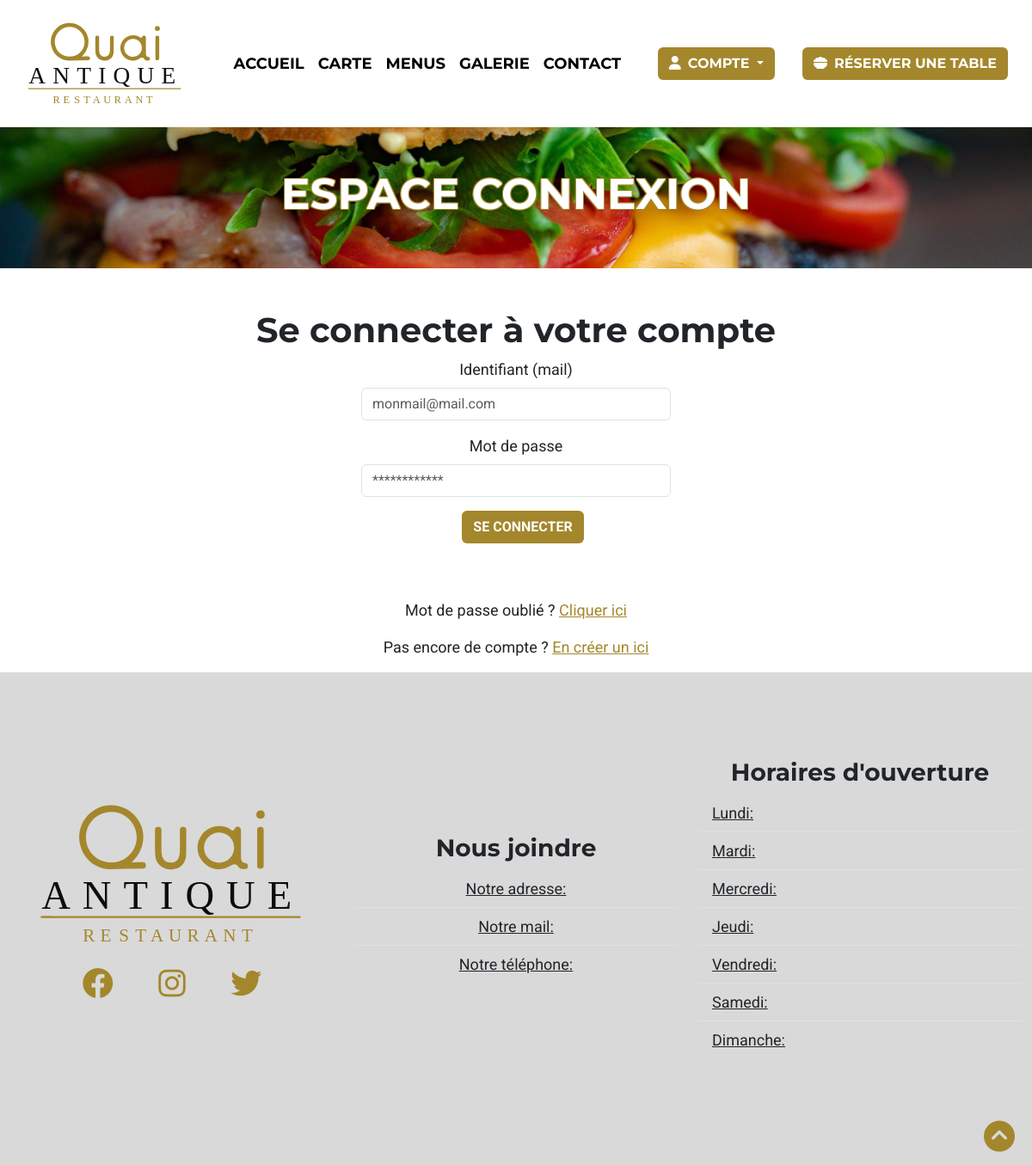
Page /Espaceconnexion.php on the earlier database version.
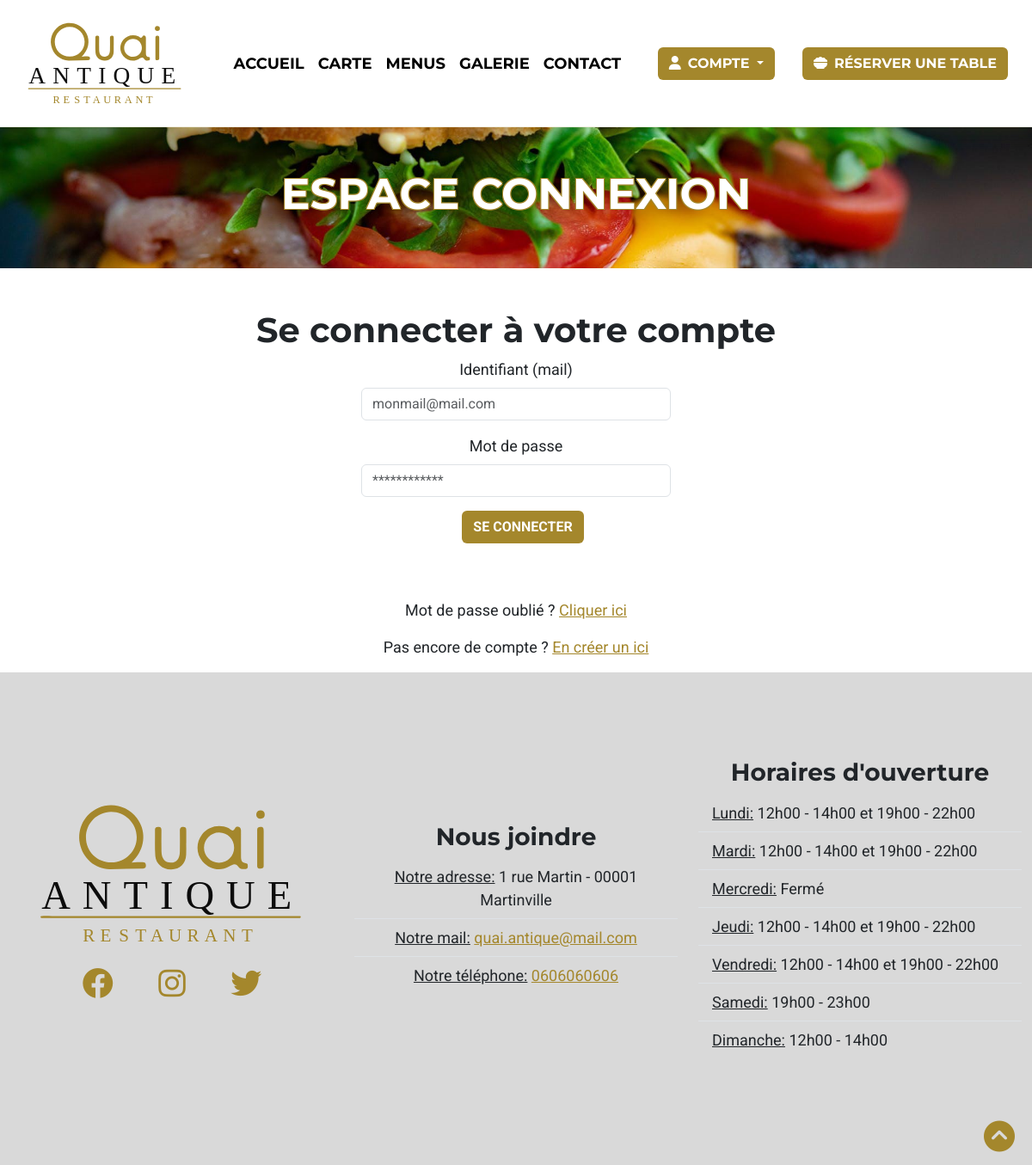
Same page on the later database version.
### tables this page shows
CREATE TABLE website_setting
(
  setting_id INT(3) NOT NULL AUTO_INCREMENT PRIMARY KEY,
  setting_restaurant_name VARCHAR(255) NOT NULL,
  setting_restaurant_mail VARCHAR(255) NOT NULL,
  setting_restaurant_phone VARCHAR(255) NOT NULL,
  setting_restaurant_address VARCHAR(255) NOT NULL,
  setting_restaurant_monday_hours VARCHAR(255) NOT NULL,
  setting_restaurant_tuesday_hours VARCHAR(255) NOT NULL,
  setting_restaurant_wednesday_hours VARCHAR(255) NOT NULL,
  setting_restaurant_thursday_hours VARCHAR(255) NOT NULL,
  setting_restaurant_friday_hours VARCHAR(255) NOT NULL,
  setting_restaurant_saturday_hours VARCHAR(255) NOT NULL,
  setting_restaurant_sunday_hours VARCHAR(255) NOT NULL,
  setting_restaurant_nbcustomers INT(3) NOT NULL
);

### Espaceconnexion.php (called while the page is built, shortened)
<?php
include('./Database/connexion.php');
include('./Conf/Template/Website-head-html.php');
include('./Conf/Template/Website-navbar.php');
include('./Page/Espaceconnexion-content.php');
include('./Conf/Template/Website-footer-html.php');
include('./Conf/Template/Website-end-html.php');

### Conf/Template/Website-footer-html.php (the view, shortened to what this page needs)
<?php
$statement_website_setting = $pdo->prepare("SELECT * FROM website_setting");
$statement_website_setting->execute();
$website_setting_footer = $statement_website_setting->fetch();
?>
</main>
<section class="widget_section" style="background-color: #D9D9D9;padding: 100px 0;" id="sectioncontact">
  <footer>
    <div class="container-fluid">
      <div class="row d-flex justify-content-around align-items-center">
        <div class="col-lg-4 col-md-6 mb-4 text-center">
          <img src="./Picture/Logo.svg" alt="Logo Quai Antique" class="logo-footer mb-4">
          <ul class="list-inline">
            <li class="list-inline-item mx-4"><a href="#" data-bs-toggle="tooltip" data-bs-placement="bottom" data-bs-title="Facebook"><i class="fa-brands fa-facebook fa-2x"></i></a></li>
            <li class="list-inline-item mx-4"><a href="#" data-bs-toggle="tooltip" data-bs-placement="bottom" data-bs-title="Instagram"><i class="fa-brands fa-instagram fa-2x"></i></a></li>
            <li class="list-inline-item mx-4"><a href="#" data-bs-toggle="tooltip" data-bs-placement="bottom" data-bs-title="Twitter"><i class="fa-brands fa-twitter fa-2x"></i></a></li>
          </ul>
        </div>
        <div class="col-lg-4 col-md-6 mb-4 text-center">
          <h3 style="font-family: Montserrat, sans-serif; font-weight: bold;">Nous joindre</h3>
          <ul class="list-group list-group-flush">
            <li class="list-group-item" style="background:rgba(0,0,0,0);">
              <span class="underline-text">Notre adresse:</span>
              <?php echo $website_setting_footer['setting_restaurant_address']; ?>
            </li>
            <li class="list-group-item" style="background:rgba(0,0,0,0);">
              <span class="underline-text">Notre mail:</span>
              <a class="custom-link" href="mailto:<?php echo $website_setting_footer['setting_restaurant_mail']; ?>">
                <?php echo $website_setting_footer['setting_restaurant_mail']; ?>
              </a>
            </li>
            <li class="list-group-item" style="background:rgba(0,0,0,0);">
              <span class="underline-text">Notre téléphone:</span>
              <a class="custom-link" href="tel:<?php echo $website_setting_footer['setting_restaurant_phone']; ?>">
                <?php echo $website_setting_footer['setting_restaurant_phone']; ?>
              </a>
            </li>
          </ul>
        </div>
        <div class="col-lg-4 col-md-6 mb-4">
          <h3 style="font-family: Montserrat, sans-serif; font-weight: bold;" class="text-center">Horaires d'ouverture
          </h3>
          <ul class="list-group list-group-flush text-sm-center text-lg-start">
            <li class="list-group-item" style="background:rgba(0,0,0,0);"><span class="underline-text">Lundi:</span>
              <?php echo $website_setting_footer['setting_restaurant_monday_hours']; ?></li>
            <li class="list-group-item" style="background:rgba(0,0,0,0);"><span class="underline-text">Mardi:</span>
              <?php echo $website_setting_footer['setting_restaurant_tuesday_hours']; ?></li>
            <li class="list-group-item" style="background:rgba(0,0,0,0);"><span class="underline-text">Mercredi:</span>
              <?php echo $website_setting_footer['setting_restaurant_wednesday_hours']; ?></li>
            <li class="list-group-item" style="background:rgba(0,0,0,0);"><span class="underline-text">Jeudi:</span>
              <?php echo $website_setting_footer['setting_restaurant_thursday_hours']; ?></li>
            <li class="list-group-item" style="background:rgba(0,0,0,0);"><span class="underline-text">Vendredi:</span>
              <?php echo $website_setting_footer['setting_restaurant_friday_hours']; ?></li>
            <li class="list-group-item" style="background:rgba(0,0,0,0);"><span class="underline-text">Samedi:</span>
              <?php echo $website_setting_footer['setting_restaurant_saturday_hours']; ?></li>
            <li class="list-group-item" style="background:rgba(0,0,0,0);"><span class="underline-text">Dimanche:</span>
              <?php echo $website_setting_footer['setting_restaurant_sunday_hours']; ?></li>
          </ul>
        </div>
      </div>
    </div>
  </footer>
</section>

### Conf/Template/Website-head-html.php (shortened to what this page needs)
<!DOCTYPE html>
<html lang="en">
<head>
  <link rel="stylesheet" type="text/css" href="./Design/CSS/bootstrap.min.css">
  <link rel="stylesheet" type="text/css" href="./Design/Font/css/all.min.css">
  <link rel="stylesheet" type="text/css" href="./Design/CSS/website.css">
</head>
<body>

### Conf/Template/Website-navbar.php (shortened to what this page needs)
<header class="sticky-top" style="background-color: white;">
  <nav class="navbar navbar-expand-lg bd-navbar">
    <div class="container-fluid">
      <a class="navbar-brand p-0 me-0 me-lg-2 my-4" href="index.php">
        <img src="./Picture/Logo.svg" alt="Logo Quai Antique" class="navbar-logo" />
      </a>
      <div class="offcanvas offcanvas-end d-lg-flex" tabindex="-1" id="offcanvasNavbar"
        aria-labelledby="offcanvasNavbarLabel">
        <div class="offcanvas-body justify-content-around">
          <ul class="navbar-nav">
            <li class="nav-item">
              <a class="nav-link" href="#">Accueil</a>
            </li>
            <li class="nav-item">
              <a class="nav-link" href="#sectioncarte">Carte</a>
            </li>
            <li class="nav-item">
              <a class="nav-link" href="#sectionmenu">Menus</a>
            </li>
            <li class="nav-item">
              <a class="nav-link" href="#sectiongalerie">Galerie</a>
            </li>
            <li class="nav-item">
              <a class="nav-link" href="#sectioncontact">Contact</a>
            </li>
          </ul>
        </div>
      </div>
      <div class="dropdown m-3">
        <button class="btn reserve-btn dropdown-toggle" type="button" data-bs-toggle="dropdown" aria-expanded="false">
          <i class="fa-solid fa-user pe-2"></i>COMPTE
        </button>
      </div>
      <div class="m-3">
        <a href="./Reserve-table.php" class="btn reserve-btn"><i class="fa-solid fa-bowl-food pe-2"></i>Réserver une
          table</a>
      </div>
    </div>
  </nav>
</header>
<div class="scroll_to_top">
  <a href="#"><i class="fa-sharp fa-solid fa-circle-chevron-up fa-2xl"></i></a>
</div>
<main>

### Page/Espaceconnexion-content.php (shortened to what this page needs)
<section style="
    background: url(./Picture/Burger-zoom.jpeg);
    background-position: center;
    background-repeat: no-repeat;
    background-size: cover;">
  <div class="text-center py-5">
    <h1
      style="font-size: 50px; color: white; text-transform: uppercase; paint-order: stroke fill; stroke-color: #a4872c; stroke-width: 5px; text-shadow: -1px -1px 0 #a4872c, 1px -1px 0 #a4872c, -1px 1px 0 #a4872c, 1px 1px 0 #a4872c;">
      Espace connexion
    </h1>
  </div>
</section>
<section class="connect_compte_section p-5">
  <div class="container-fluid text-center">
    <h1>Se connecter à votre compte</h1>
    <form method="POST" id="formconnect" class="needs-validation" action="Espaceconnexion.php"
      enctype="multipart/form-data" novalidate>
      <div class="row col-sm-4 mx-auto" style="margin-bottom: 1rem;">
        <label for="connect_email" class="form-label">Identifiant (mail)</label>
        <input type="email" class="form-control" pattern="(\w+\.?|-?\w+?)+@\w+\.?-?\w+?(\.\w{2,3})+"
          value="<?php echo (isset($_POST['connect_email'])) ? htmlspecialchars($_POST['connect_email']) : '' ?>"
          placeholder="monmail@mail.com" name="connect_email" id="connect_email" required>
      </div>
      <div class="row col-sm-4 mx-auto" style="margin-bottom: 1rem;">
        <label for="connect_password" class="form-label">
          Mot de passe
        </label>
        <input type="password" class="form-control"
          pattern="^(?=.*\d)(?=.*[A-Z])(?=.*[a-z])(?=.*[^\w\d\s:])([^\s]){8,16}$"
          value="<?php echo (isset($_POST['connect_password'])) ? htmlspecialchars($_POST['connect_password']) : '' ?>"
          placeholder="************" name="connect_password" id="connect_password" required>
      </div>
      <div style="margin-bottom: 1rem;">
        <button type="submit" name="submit_connect_form" class="btn reserve-btn ms-3"
          style="text-transform: uppercase;">
          Se connecter
        </button>
      </div>
    </form>
  </div>
</section>
<section>
  <div class="container-fluid text-center">
    <p>Mot de passe oublié ?
      <a class="links" href="#">Cliquer ici</a>
    </p>
    <p>Pas encore de compte ?
      <a class="links" href="./Creationcompte.php">En créer un ici</a>
    </p>
  </div>
</section>

### Conf/Template/Website-end-html.php (shortened to what this page needs)
</body>
</html>

### Design/CSS/website.css (style rules this page uses)
:root { -webkit-box-sizing: border-box; box-sizing: border-box; }
body { font-family: Roboto, sans-serif; overflow-x: hidden; scroll-behavior: smooth; font-size: 18px; }
h1, h2, h3, h4, h5, h6 { font-family: Montserrat, sans-serif; font-weight: bold; }
.navbar { font-family: Montserrat, sans-serif; font-weight: bold; text-transform: uppercase; }
.bd-navbar { padding: 0; background-color: transparent; box-shadow: 0 0.5rem 1rem rgba(164, 135, 44, 0.15), inset 0 -1px 0 rgba(164, 135, 44, 0.15); }
.navbar-logo { height: 100px; width: auto; margin-right: 4px; }
.offcanvas .offcanvas-body .navbar-nav .nav-item .nav-link { color: black; }
.reserve-btn { background-color: #a4872c; color: white; font-weight: bold; }
.scroll_to_top { position: fixed; bottom: 20px; right: 20px; z-index: 2; }
.scroll_to_top > a > i { color: #a4872c; }
.list-inline > .list-inline-item > a > i { color: #a4872c; }
.list-group > .list-group-item > a { color: #a4872c; }
.underline-text { text-decoration: underline; }
.logo-footer { max-height: 300px; width: auto; }
.links { color: #a4872c; transition: all 0.3s ease-in-out; }

Differences in the rows shown:
now on this page (row edited): website_setting: setting_restaurant_address "1 rue Martin - 00001 Martinville", setting_restaurant_mail "quai.antique@mail.com", setting_restaurant_phone "0606060606", setting_restaurant_monday_hours "12h00 - 14h00 et 19h00 - 22h00", setting_restaurant_tuesday_hours "12h00 - 14h00 et 19h00 - 22h00", setting_restaurant_wednesday_hours "Fermé", setting_restaurant_thursday_hours "12h00 - 14h00 et 19h00 - 22h00", setting_restaurant_friday_hours "12h00 - 14h00 et 19h00 - 22h00", setting_restaurant_saturday_hours "19h00 - 23h00", setting_restaurant_sunday_hours "12h00 - 14h00"
changed website_setting: setting_restaurant_mail empty → "quai.antique@mail.com" (drawn); setting_restaurant_phone empty → "0606060606" (drawn)
